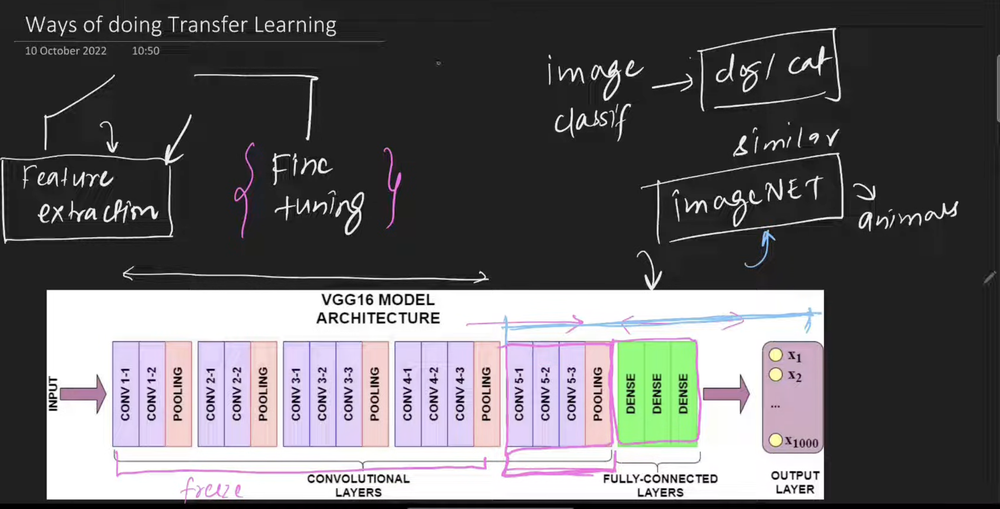
#> input picture CV/Screenshot 2026-07-23 at 3.28.59 PM.png, 1000 x 509 px, shrunk from 2188 x 1114 before the run, found by its file name
$ jupyter execute demo2.ipynb
#> lines starting #> are read from the running program, lines starting #| are printed output that depends on the picture
[cell 1]
import cv2

#image filtering

[cell 2]
import cv2
img = cv2.imread(r"/Users/harshsisodiya678/TOPS/Sessions/CV/Screenshot 2026-07-23 at 3.28.59 PM.png")
#> img is the input picture: shape (509, 1000, 3); mean B, G, R 98.2, 96.2, 98
cv2.imshow('orignal',img)
cv2.waitKey(0)
cv2.destroyAllWindows()

[cell 3]
blured = cv2.blur(img , (7,7))
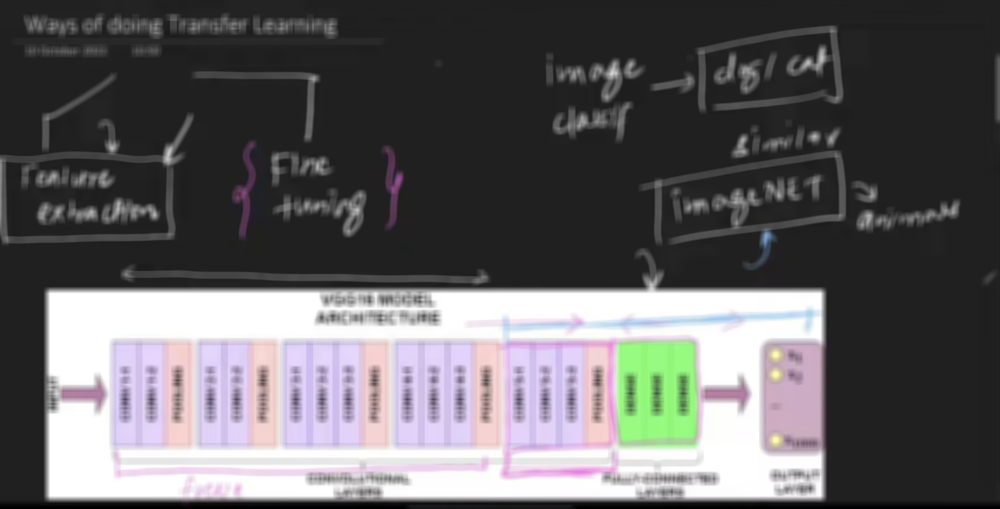
#> blured: shape (509, 1000, 3); mean B, G, R 98.2, 96.2, 98
cv2.imshow('orignal',blured)
cv2.waitKey(0)
cv2.destroyAllWindows()

[cell 4]
gua_blured = cv2.GaussianBlur(img , (7,7),0)
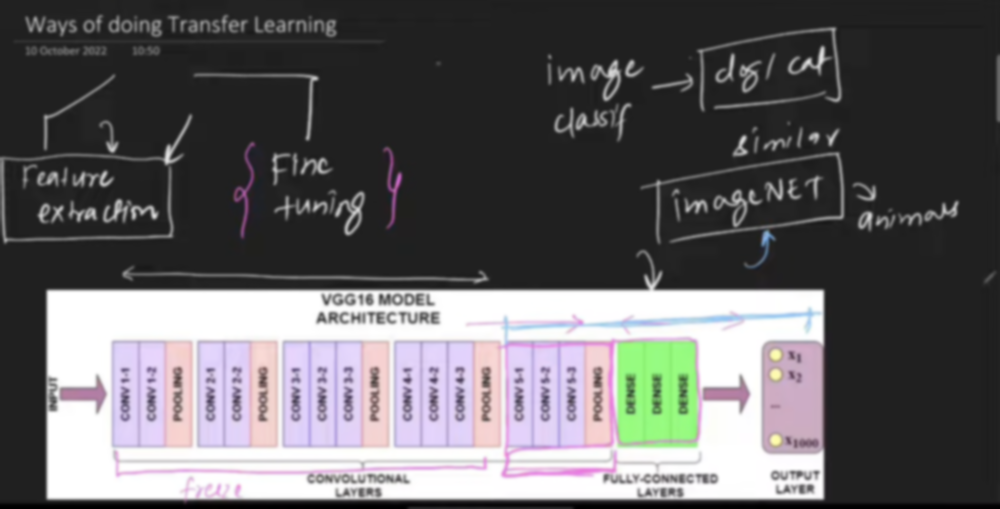
#> gua_blured: shape (509, 1000, 3); mean B, G, R 98.2, 96.2, 98
cv2.imshow('orignal',gua_blured)
cv2.waitKey(0)
cv2.destroyAllWindows()

[cell 5]
med_blured = cv2.medianBlur(img ,7)
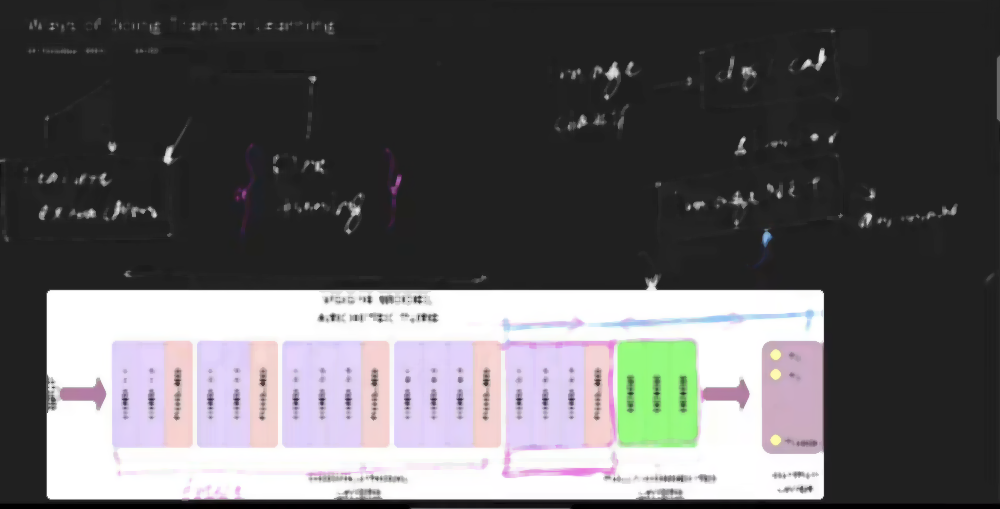
#> med_blured: shape (509, 1000, 3); mean B, G, R 97.5, 95.8, 97.3
cv2.imshow('orignal',med_blured)
cv2.waitKey(0)
cv2.destroyAllWindows()
